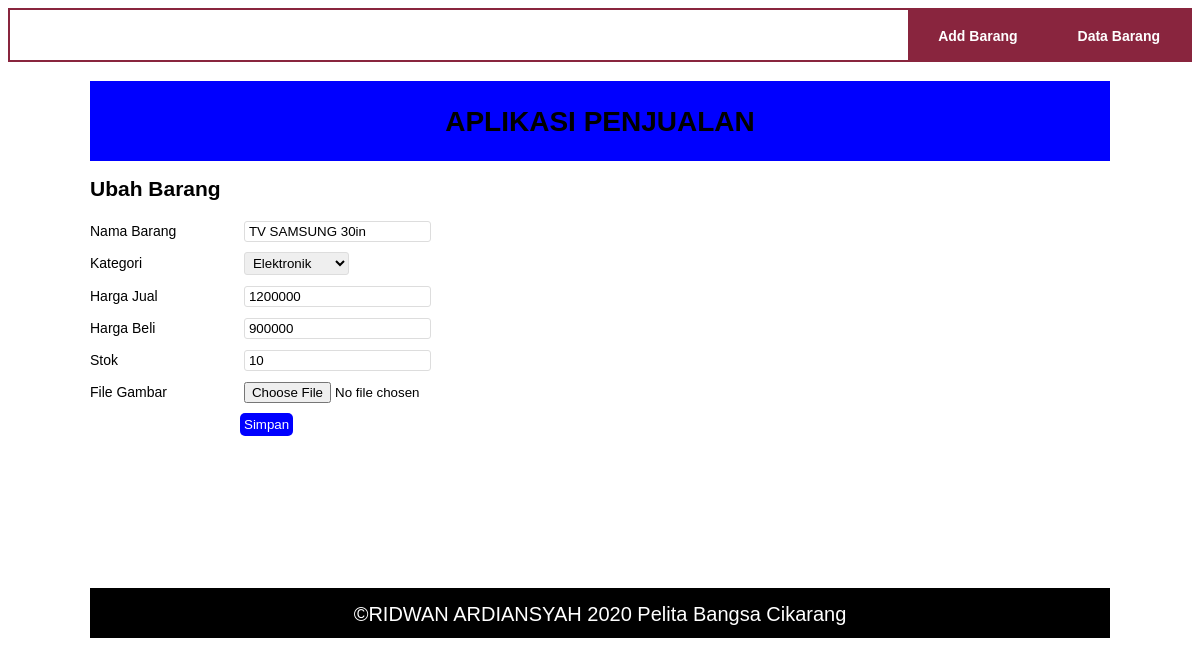
The app's page /edit_barang.php?id=9 (signed in) with its own data.
### tables this page shows
CREATE TABLE `data_barang` (
  `id_barang` int(10) NOT NULL AUTO_INCREMENT,
  `kategori` varchar(30) DEFAULT NULL,
  `nama` varchar(30) DEFAULT NULL,
  `gambar` varchar(100) DEFAULT NULL,
  `harga_beli` decimal(10,0) DEFAULT NULL,
  `harga_jual` decimal(10,0) DEFAULT NULL,
  `stok` int(4) DEFAULT NULL,
  PRIMARY KEY (`id_barang`)
);

### edit_barang.PHP (the view, shortened to what this page needs)
<link href="style2.css" rel="stylesheet"type="text/css" />
<nav>
	<ul>
		  <li  class="active"><a href="Data_barang.php" title="Contact">Data Barang</a></li>
		  <li class="active"><a href="tambah_barang.php" title="About">Add Barang</a></li>
	</ul>
</nav>
<?php
	 include_once 'konek.php';
	 $id = $_GET['id'];
	 $sql = "SELECT * FROM data_barang WHERE id_barang = '{$id}'";
	 $result = mysqli_query($conn, $sql);
	 $data = mysqli_fetch_array($result);
 function is_select($var, $val) {
	 if ($var == $val) return 'selected="selected"';
	 return false;
	}
 include_once 'header.php';
 ?>
 <h2>Ubah Barang</h2>
 <form method="post" action="edit_barang.php" enctype="multipart/form-data">
	 <div class="input">
		 <label>Nama Barang</label>
		 <input type="text" name="nama" value="<?php echo $data['nama'];?>" />
 	</div>
 	<div class="input">
		 <label>Kategori</label>
		 <select name="kategori">
			 <option value="Elektronik" <?php echo is_select('Elektronik', $data['kategori']);?>>Elektronik</option>
		 </select>
 	</div>
 	<div class="input">
		 <label>Harga Jual</label>
		 <input type="text" name="harga_jual" value="<?php echo $data['harga_jual'];?>" />
 	</div>
 	<div class="input">
		 <label>Harga Beli</label>
		 <input type="text" name="harga_beli" value="<?php echo $data['harga_beli'];?>" />
	</div>
 	<div class="input">
		 <label>Stok</label>
		 <input type="text" name="stok" value="<?php echo $data['stok'];?>" />
 	</div>
 	<div class="input">
		 <label>File Gambar</label>
		 <input type="file" name="file_gambar" />
 	</div>
 	<div class="submit">
		 <input type="submit" name="submit" value="Simpan"/>
 	</div>
 </form>
 <?php
 include_once 'footer.php';
 ?>

### style2.css (style rules this page uses)
nav { display:block; background-color: white; }
nav ul { list-style-type:none; border: 2px solid #89253e; padding-bottom: 50px; }
nav ul li { float:right; }
nav li a { padding:15px 30px ; display:block; color:black; font-size:14px; text-decoration:none; font-weight:bold; }
nav .active a, nav li:hover a { background-color:#89253e; color: white; }

### style.css (style rules this page uses)
body { font-family:arial; font-size:14px; line-height:22px; }
form { margin:20px 0; }
.input, .submit { margin:10px 0; }
.input label { display:inline-block; width:150px; }
.input select, .input input[type="text"] { border-radius:3px; border:1px solid #ddd; padding: 2px 4px; }
.submit input[type="submit"] { margin-left:150px; border:0; border-radius:5px; background-color:blue; color:#fff; padding: 4px; cursor:pointer; }

### records on screen
data_barang: nama "TV SAMSUNG 30in", harga_jual "1200000", harga_beli "900000", stok "10"
